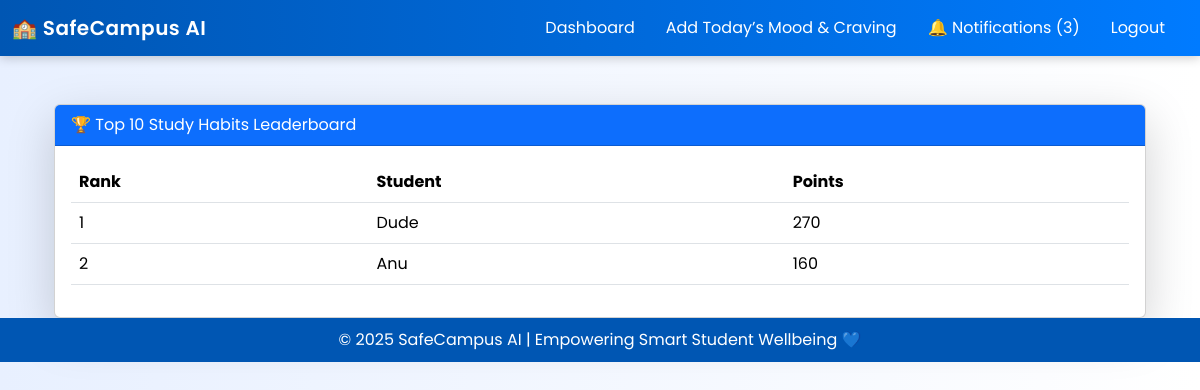
/gamification/leaderboard/ (signed in), run on an earlier commit of the app's database.
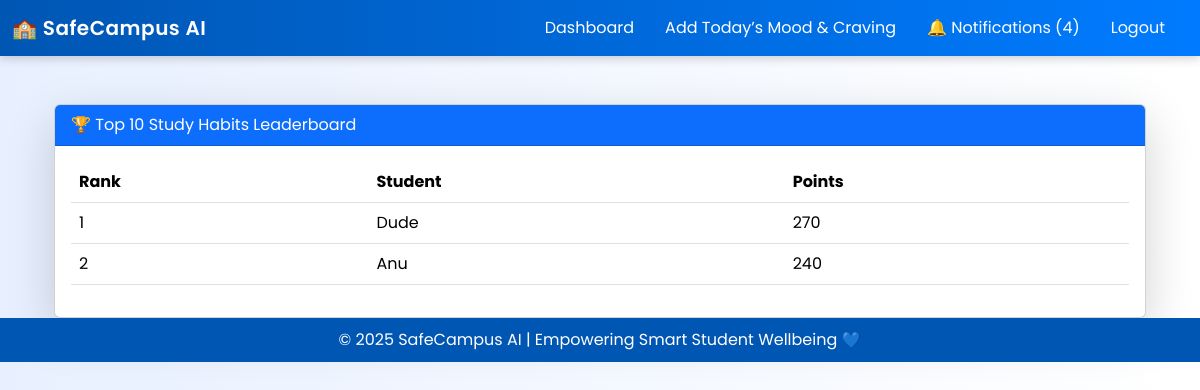
And on a later commit of the database.
### gamification/models.py (models this page shows, shortened)
class Leaderboard(models.Model):
    user = models.OneToOneField(User, on_delete=models.CASCADE, related_name="leaderboard_entry")
    points = models.IntegerField(default=0)

### gamification/views.py (the view)
# urls.py: path("leaderboard/", views.leaderboard_view, name="leaderboard"),
@login_required
def leaderboard_view(request):
    top_users = Leaderboard.objects.order_by("-points")[:10]
    return render(request, "gamification/leaderboard.html", {"top_users": top_users})

### students/context_processors.py (called while the page is built)
def unread_notifications(request):
    if request.user.is_authenticated and hasattr(request.user, 'student'):
        return {
            'unread_count': request.user.student.notifications.filter(read=False).count()
        }
    return {'unread_count': 0}

### gamification/templates/gamification/leaderboard.html (shortened to what this page needs)
{% extends "base.html" %}
{% block content %}
<div class="container mt-5">
  <div class="card shadow-lg">
    <div class="card-header bg-primary text-white">
      🏆 Top 10 Study Habits Leaderboard
    </div>
    <div class="card-body">
      <table class="table table-hover">
        <thead>
          <tr>
            <th>Rank</th>
            <th>Student</th>
            <th>Points</th>
          </tr>
        </thead>
        <tbody>
          {% for user in top_users %}
          <tr>
            <td>{{ forloop.counter }}</td>
            <td>{{ user.user.username }}</td>
            <td>{{ user.points }}</td>
          </tr>
          {% empty %}
          <tr><td colspan="3" class="text-center">No data available yet.</td></tr>
          {% endfor %}
        </tbody>
      </table>
    </div>
  </div>
</div>
{% endblock %}

What changed in the data, as far as the page shows it:
changed Leaderboard "Anu": points "160" → "240"
Also different on the page:
{{ unread_count }}: "3" → "4"
